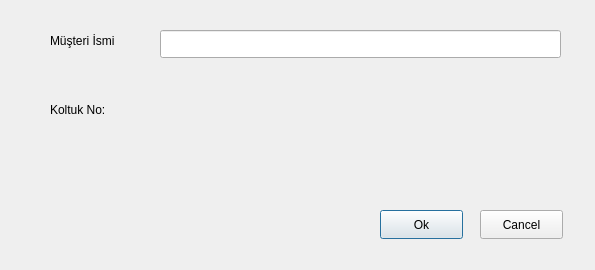
<?xml version="1.0" encoding="UTF-8"?>
<ui version="4.0">
 <class>DetailsDialog</class>
 <widget class="QDialog" name="DetailsDialog">
  <property name="geometry">
   <rect>
    <x>0</x>
    <y>0</y>
    <width>595</width>
    <height>270</height>
   </rect>
  </property>
  <property name="windowTitle">
   <string>Koltuk Satın Alım</string>
  </property>
  <widget class="QLabel" name="customerLabel">
   <property name="geometry">
    <rect>
     <x>50</x>
     <y>20</y>
     <width>91</width>
     <height>41</height>
    </rect>
   </property>
   <property name="text">
    <string>Müşteri İsmi</string>
   </property>
  </widget>
  <widget class="QLabel" name="seatLabel">
   <property name="geometry">
    <rect>
     <x>50</x>
     <y>100</y>
     <width>71</width>
     <height>20</height>
    </rect>
   </property>
   <property name="text">
    <string>Koltuk No:</string>
   </property>
  </widget>
  <widget class="QLabel" name="SeatName">
   <property name="geometry">
    <rect>
     <x>150</x>
     <y>100</y>
     <width>71</width>
     <height>20</height>
    </rect>
   </property>
   <property name="text">
    <string/>
   </property>
  </widget>
  <widget class="QPushButton" name="okButton">
   <property name="geometry">
    <rect>
     <x>380</x>
     <y>210</y>
     <width>83</width>
     <height>29</height>
    </rect>
   </property>
   <property name="text">
    <string>Ok</string>
   </property>
  </widget>
  <widget class="QPushButton" name="cancelButton">
   <property name="geometry">
    <rect>
     <x>480</x>
     <y>210</y>
     <width>83</width>
     <height>29</height>
    </rect>
   </property>
   <property name="text">
    <string>Cancel</string>
   </property>
  </widget>
  <widget class="QLineEdit" name="nameInput">
   <property name="geometry">
    <rect>
     <x>160</x>
     <y>30</y>
     <width>401</width>
     <height>28</height>
    </rect>
   </property>
  </widget>
 </widget>
 <resources/>
 <connections/>
</ui>
